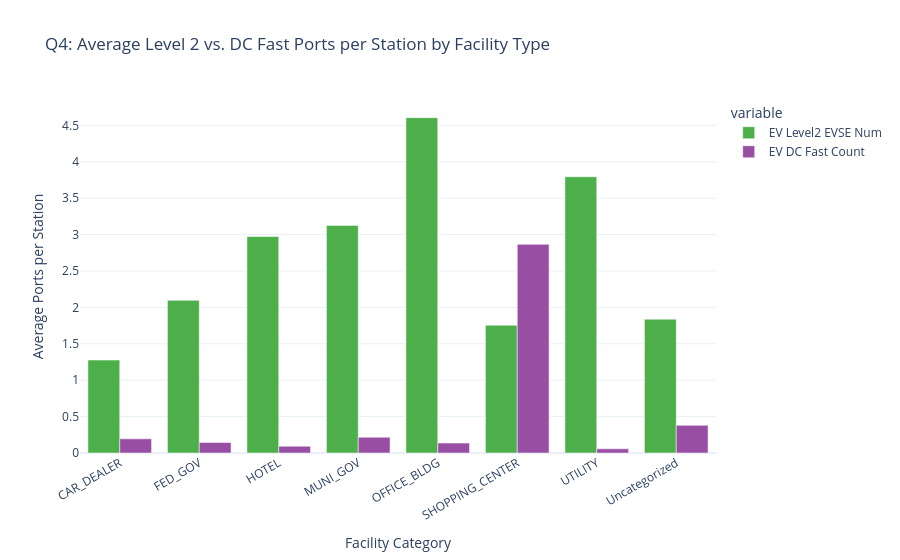

Notebook cell for this chart:
### Code cell
# Question 4: How do average port capacities differ across top commercial facility types?
top_facilities = df['Facility Type Clean'].value_counts().head(8).index
fac_df = df[df['Facility Type Clean'].isin(top_facilities)].groupby('Facility Type Clean')[['EV Level2 EVSE Num', 'EV DC Fast Count']].mean().reset_index()

fig4 = px.bar(
    fac_df,
    x='Facility Type Clean',
    y=['EV Level2 EVSE Num', 'EV DC Fast Count'],
    title="Q4: Average Level 2 vs. DC Fast Ports per Station by Facility Type",
    labels={'value': 'Average Ports per Station', 'Facility Type Clean': 'Facility Category'},
    barmode='group',
    color_discrete_sequence=['#4daf4a', '#984ea3'],
    template='plotly_white'
)
fig4.update_layout(xaxis_tickangle=-30)
fig4.show()

### Figure 1 — Plotly figure (JSON) as saved in the notebook; plotly's stock layout.template omitted (floating-point values rounded to 4 significant figures)
{"data": [{"alignmentgroup": "True", "hovertemplate": "variable=EV Level2 EVSE Num<br>Facility Category=%{x}<br>Average Ports per Station=%{y}<extra></extra>", "legendgroup": "EV Level2 EVSE Num", "marker": {"color": "#4daf4a", "pattern": {"shape": ""}}, "name": "EV Level2 EVSE Num", "offsetgroup": "EV Level2 EVSE Num", "orientation": "v", "showlegend": true, "textposition": "auto", "type": "bar", "x": ["CAR_DEALER", "FED_GOV", "HOTEL", "MUNI_GOV", "OFFICE_BLDG", "SHOPPING_CENTER", "UTILITY", "Uncategorized"], "xaxis": "x", "y": [1.277, 2.098, 2.973, 3.126, 4.607, 1.755, 3.795, 1.838], "yaxis": "y"}, {"alignmentgroup": "True", "hovertemplate": "variable=EV DC Fast Count<br>Facility Category=%{x}<br>Average Ports per Station=%{y}<extra></extra>", "legendgroup": "EV DC Fast Count", "marker": {"color": "#984ea3", "pattern": {"shape": ""}}, "name": "EV DC Fast Count", "offsetgroup": "EV DC Fast Count", "orientation": "v", "showlegend": true, "textposition": "auto", "type": "bar", "x": ["CAR_DEALER", "FED_GOV", "HOTEL", "MUNI_GOV", "OFFICE_BLDG", "SHOPPING_CENTER", "UTILITY", "Uncategorized"], "xaxis": "x", "y": [0.1945, 0.1437, 0.09297, 0.2166, 0.1357, 2.866, 0.0572, 0.3805], "yaxis": "y"}], "layout": {"barmode": "group", "legend": {"title": {"text": "variable"}, "tracegroupgap": 0}, "title": {"text": "Q4: Average Level 2 vs. DC Fast Ports per Station by Facility Type"}, "xaxis": {"anchor": "y", "domain": [0, 1], "tickangle": -30, "title": {"text": "Facility Category"}}, "yaxis": {"anchor": "x", "domain": [0, 1], "title": {"text": "Average Ports per Station"}}}}
